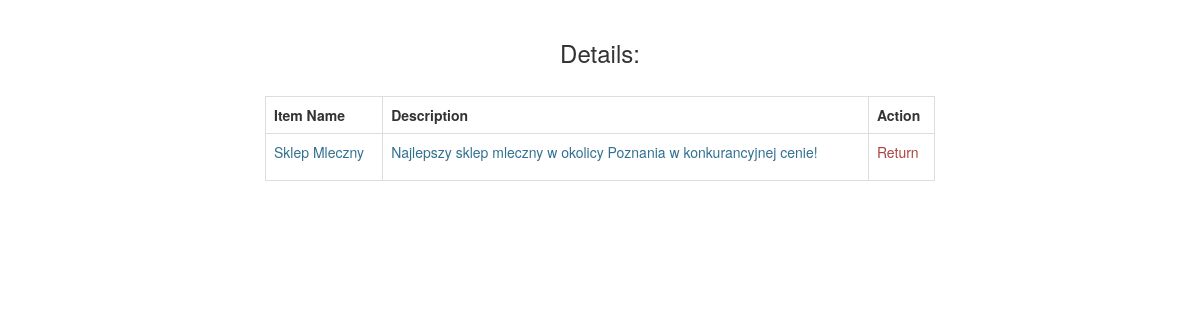
The page /item_details.php?id=1 on the database its author committed.
### tables this page shows
CREATE TABLE `products` (
  `id` int(11) NOT NULL,
  `name` varchar(50) NOT NULL,
  `image` varchar(50) NOT NULL,
  `price` double NOT NULL,
  `quantity` int(11) NOT NULL
);

CREATE TABLE `products_details` (
  `id` int(11) NOT NULL,
  `description` varchar(300) NOT NULL
);

### item_details.php (the view, shortened to what this page needs)
<?php
$connect = mysqli_connect("localhost", "klient", "klient", "minishop");
?>
<!DOCTYPE html>
<html>
	<head>
		<link rel="stylesheet" href="https://maxcdn.bootstrapcdn.com/bootstrap/3.3.6/css/bootstrap.min.css" />
	</head>
	<body>
    <br />
        <div class="container" style="width:700px;">
            <h3 align="center">Details:</h3><br />
            <?php
            $idforquery = $_GET["id"];
            $query = "SELECT * FROM products_details WHERE id=$idforquery";
            $resultDetails = mysqli_query($connect, $query);
            $query = "SELECT * from products WHERE id=$idforquery";
            $resultProduct = mysqli_query($connect, $query);
            ?>
            <div class="table-responsive">
                <table class="table table-bordered">
                <tr>
                    <th width=="30%">Item Name</th>
                    <th width=="60%">Description</th>
                    <th width=="10%">Action</th>
                </tr>
            <?php
            if(mysqli_num_rows($resultDetails) > 0)
            {
                while($row = mysqli_fetch_array($resultProduct))
                {
                    ?>
                        <tr>
                            <td><p class="text-info"><?php echo $row["name"]?></td>
                    <?php
                }
                while($row = mysqli_fetch_array($resultDetails))
                {
                    ?>
                            <td><p class="text-info"><?php echo $row["description"]?></p></td>
                            <td><a href="index.php?action=return"><span class="text-danger">Return</span></a></td>
                        </tr>
                    </table>
                    <?php
                }
            }
            ?>
    </body>
<html>

### rows shown on the page
products: name "Sklep Mleczny"
products_details: description "Najlepszy sklep mleczny w okolicy Poznania w konkurancyjnej cenie!"
